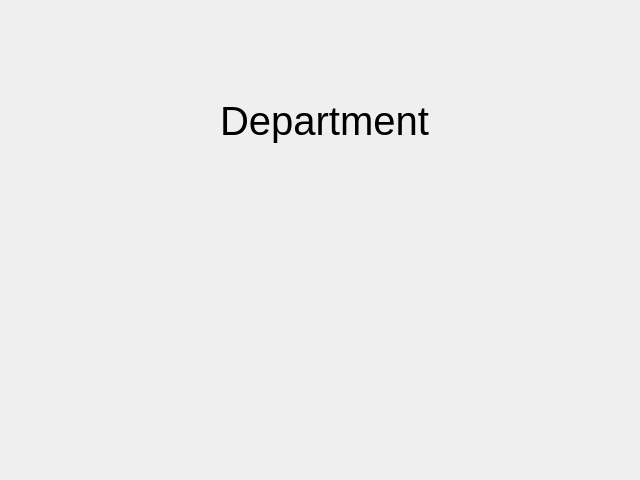
<?xml version="1.0" encoding="UTF-8"?>
<ui version="4.0">
 <class>Department</class>
 <widget class="QDialog" name="Department">
  <property name="geometry">
   <rect>
    <x>0</x>
    <y>0</y>
    <width>640</width>
    <height>480</height>
   </rect>
  </property>
  <property name="windowTitle">
   <string>Dialog</string>
  </property>
  <widget class="QLabel" name="label">
   <property name="geometry">
    <rect>
     <x>220</x>
     <y>80</y>
     <width>211</width>
     <height>81</height>
    </rect>
   </property>
   <property name="font">
    <font>
     <pointsize>30</pointsize>
    </font>
   </property>
   <property name="text">
    <string>Department</string>
   </property>
  </widget>
 </widget>
 <resources/>
 <connections/>
</ui>
